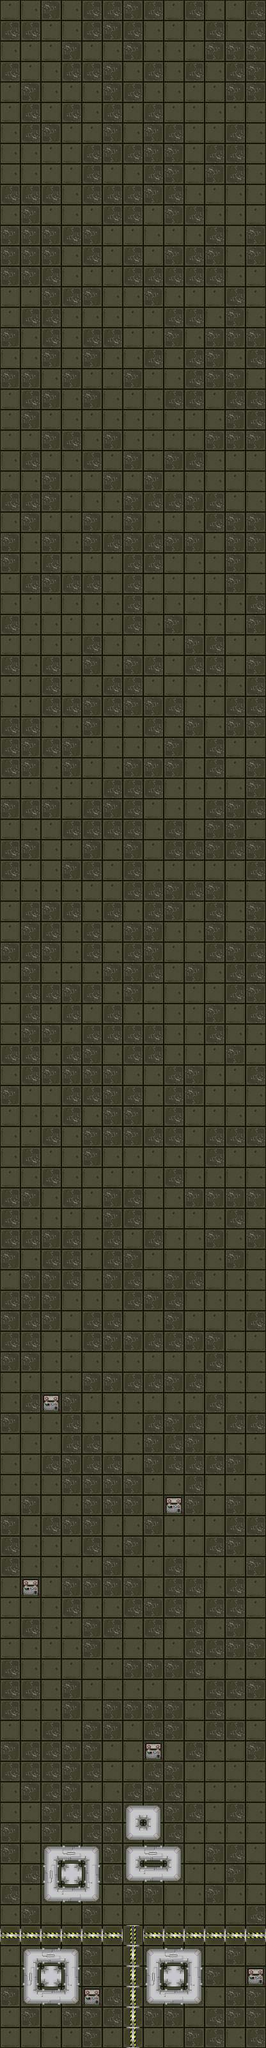

Tiled map render using the project's own tile images. Description and the whole map definition, tile-layer contents included, below:
An orthogonal 13x100 tile map with 32x32 px tiles, 1 tile layer (Calque de Tile 1), 2 tilesets.

<map version="1.0" tiledversion="1.0.2" orientation="orthogonal" renderorder="left-down" width="13" height="100" tilewidth="32" tileheight="32" nextobjectid="1">
 <tileset firstgid="1" name="station" tilewidth="32" tileheight="32" tilecount="25" columns="5">
  <grid orientation="orthogonal" width="100" height="100" />
  <image source="station.jpg" width="160" height="160" />
 </tileset>
 <tileset firstgid="26" source="station.tsx" />
 <layer name="Calque de Tile 1" width="13" height="100">
  <data encoding="csv">
35,40,34,40,39,39,34,39,35,39,40,35,39,
39,39,35,40,39,34,39,40,35,40,39,40,39,
40,35,35,34,35,40,34,40,40,35,34,34,34,
39,35,40,39,39,34,40,39,40,39,40,39,34,
35,34,40,35,40,34,39,40,40,35,35,34,34,
35,39,35,39,40,39,35,39,35,35,40,35,40,
40,39,34,35,35,34,40,34,39,35,35,39,40,
40,40,35,35,39,34,39,34,34,35,39,39,40,
40,40,35,35,39,35,40,39,34,35,34,39,40,
39,39,39,40,39,39,39,34,39,40,35,40,40,
40,34,35,40,35,39,39,35,34,39,40,40,35,
34,34,34,39,34,35,35,40,35,40,39,40,34,
34,34,34,40,39,35,39,35,34,39,34,40,34,
34,34,39,40,35,35,39,39,39,39,39,40,35,
35,35,34,39,34,40,40,34,40,35,35,39,35,
35,39,39,40,40,40,35,35,39,39,40,34,40,
34,40,39,40,39,39,35,35,34,40,34,34,34,
40,40,34,40,34,40,40,39,40,39,34,40,39,
34,34,40,34,35,35,34,35,40,39,34,34,40,
35,39,34,40,34,40,35,40,39,39,35,39,39,
35,34,35,40,35,40,40,35,40,35,40,34,39,
35,35,34,39,40,34,40,35,35,35,34,34,34,
40,39,35,40,39,35,34,35,34,39,40,35,35,
35,40,34,35,35,34,35,34,35,40,40,35,40,
39,39,34,35,40,40,34,39,39,34,39,35,40,
40,34,35,35,34,35,34,40,35,40,39,34,34,
34,40,34,40,34,39,34,39,34,34,35,34,34,
34,40,39,35,35,35,39,39,35,40,35,34,40,
35,39,34,39,39,35,39,35,35,35,35,34,40,
40,35,35,40,40,40,39,35,40,35,40,40,39,
39,40,40,35,40,35,39,40,34,40,40,35,34,
35,35,40,35,39,40,40,40,35,34,39,35,35,
39,40,39,35,34,40,34,39,35,39,39,35,34,
35,35,39,35,40,39,39,35,35,40,40,40,39,
40,35,39,39,34,39,34,34,39,40,35,39,39,
39,39,40,40,34,40,40,39,40,34,40,34,34,
39,34,39,34,35,40,40,40,34,40,39,35,35,
39,34,40,34,35,40,34,34,34,40,39,35,34,
35,35,40,35,35,39,39,39,40,40,40,40,34,
34,39,34,35,39,34,39,35,40,40,39,34,39,
35,40,35,39,39,39,39,40,39,40,34,34,35,
39,34,40,35,34,40,34,35,39,39,34,39,34,
39,35,40,34,39,35,39,40,35,35,35,35,39,
40,40,40,40,35,35,39,39,34,39,34,40,40,
35,39,34,39,40,39,40,39,34,35,39,40,34,
35,34,39,40,39,35,34,34,40,40,34,40,34,
34,39,34,40,39,40,39,34,35,40,39,34,39,
35,34,40,35,40,34,34,39,35,34,40,39,39,
40,39,39,34,39,40,34,35,40,35,35,39,34,
35,39,35,39,35,39,40,35,40,35,34,35,39,
40,34,34,35,39,39,39,39,40,40,39,40,40,
39,39,40,39,34,40,39,39,40,40,35,34,35,
40,39,34,34,34,34,40,40,39,34,40,35,39,
34,35,35,39,39,34,39,40,39,34,35,35,40,
35,40,40,39,40,34,34,35,39,35,35,40,35,
40,35,39,40,34,34,34,39,39,35,39,39,39,
40,39,35,40,34,40,40,35,40,40,39,35,35,
35,40,39,40,40,35,35,40,39,40,40,40,40,
39,34,40,39,35,34,39,40,40,34,34,34,34,
39,40,40,35,40,34,39,40,35,35,40,39,40,
39,39,34,39,40,39,35,39,40,40,34,40,34,
34,40,39,39,35,39,34,35,40,40,40,34,40,
35,34,34,39,40,34,39,35,34,39,35,40,40,
39,34,34,40,40,40,39,34,39,40,40,40,40,
34,39,34,35,39,39,40,40,34,35,35,40,39,
39,39,40,35,39,34,34,39,39,34,34,35,35,
34,34,40,35,40,40,40,35,35,40,39,40,40,
40,35,40,35,34,34,39,39,34,39,40,40,40,
40,39,43,34,35,40,40,35,40,35,39,40,35,
34,35,40,39,40,35,40,39,34,39,40,39,39,
35,40,35,39,39,35,40,34,39,34,35,40,35,
40,35,39,34,39,39,35,34,39,39,39,34,40,
40,40,40,34,34,34,34,35,40,39,40,35,35,
35,34,35,40,34,34,34,35,43,34,35,34,35,
34,40,39,34,34,40,40,34,35,35,35,39,39,
39,40,40,35,39,40,34,40,35,35,39,34,35,
39,40,40,40,35,34,40,35,39,40,40,35,34,
40,43,35,34,34,34,34,40,39,39,40,39,35,
35,35,40,39,40,40,39,34,39,40,39,39,35,
35,39,40,35,34,39,40,39,40,39,40,34,40,
35,40,35,40,34,40,40,40,35,39,39,34,34,
39,40,40,35,40,35,34,34,34,39,35,40,35,
39,39,40,34,35,40,40,35,40,40,39,39,34,
39,40,40,34,40,34,34,34,34,35,39,35,35,
35,40,39,40,34,34,35,39,34,40,39,39,35,
34,39,39,34,34,35,40,43,40,39,40,35,34,
39,39,39,34,39,35,35,39,34,35,35,35,40,
40,34,39,34,35,40,39,34,39,40,35,35,40,
40,35,34,39,39,34,26,28,34,39,35,39,40,
34,35,34,35,39,34,36,38,39,40,40,40,40,
34,40,1,2,3,34,26,27,28,35,34,39,35,
40,39,6,7,8,39,36,37,38,35,35,34,40,
39,35,11,12,13,40,34,34,40,40,34,40,40,
40,34,35,35,34,40,40,40,40,40,40,35,39,
46,46,46,46,46,46,42,46,46,46,46,46,46,
35,1,2,3,34,35,47,1,2,3,35,34,35,
40,6,7,8,34,40,47,6,7,8,34,35,43,
34,11,12,13,43,39,47,11,12,13,40,34,34,
35,34,35,34,34,39,47,34,34,35,39,34,34,
35,35,40,35,34,35,47,35,35,34,39,40,39
</data>
 </layer>
</map>